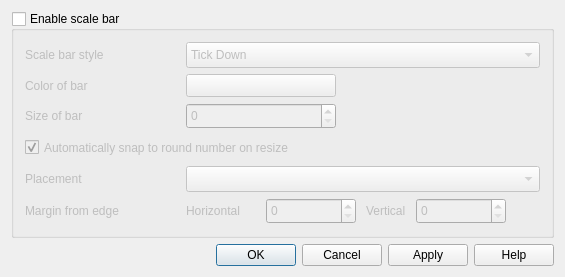
<?xml version="1.0" encoding="UTF-8"?>
<ui version="4.0">
 <class>DecorationScaleBarDialog</class>
 <widget class="QDialog" name="DecorationScaleBarDialog">
  <property name="geometry">
   <rect>
    <x>0</x>
    <y>0</y>
    <width>565</width>
    <height>277</height>
   </rect>
  </property>
  <property name="windowTitle">
   <string>Scale Bar Decoration</string>
  </property>
  <property name="windowIcon">
   <iconset>
    <normaloff>../../../../.designer/backup</normaloff>../../../../.designer/backup</iconset>
  </property>
  <layout class="QGridLayout" name="gridLayout">
   <item row="9" column="0" colspan="3">
    <widget class="QDialogButtonBox" name="buttonBox">
     <property name="orientation">
      <enum>Qt::Horizontal</enum>
     </property>
     <property name="standardButtons">
      <set>QDialogButtonBox::Apply|QDialogButtonBox::Cancel|QDialogButtonBox::Help|QDialogButtonBox::Ok</set>
     </property>
    </widget>
   </item>
   <item row="2" column="0" colspan="3">
    <widget class="QGroupBox" name="grpEnable">
     <property name="sizePolicy">
      <sizepolicy hsizetype="Preferred" vsizetype="Minimum">
       <horstretch>0</horstretch>
       <verstretch>0</verstretch>
      </sizepolicy>
     </property>
     <property name="minimumSize">
      <size>
       <width>0</width>
       <height>220</height>
      </size>
     </property>
     <property name="title">
      <string>Enable scale bar</string>
     </property>
     <property name="checkable">
      <bool>true</bool>
     </property>
     <property name="checked">
      <bool>false</bool>
     </property>
     <layout class="QGridLayout" name="gridLayout_2">
      <item row="3" column="1">
       <layout class="QHBoxLayout" name="horizontalLayout">
        <item>
         <widget class="QgsColorButtonV2" name="pbnChangeColor">
          <property name="minimumSize">
           <size>
            <width>150</width>
            <height>0</height>
           </size>
          </property>
          <property name="maximumSize">
           <size>
            <width>120</width>
            <height>16777215</height>
           </size>
          </property>
          <property name="text">
           <string/>
          </property>
         </widget>
        </item>
        <item>
         <spacer name="horizontalSpacer_2">
          <property name="orientation">
           <enum>Qt::Horizontal</enum>
          </property>
          <property name="sizeHint" stdset="0">
           <size>
            <width>40</width>
            <height>20</height>
           </size>
          </property>
         </spacer>
        </item>
       </layout>
      </item>
      <item row="2" column="0">
       <widget class="QLabel" name="textLabel1">
        <property name="sizePolicy">
         <sizepolicy hsizetype="Preferred" vsizetype="Minimum">
          <horstretch>0</horstretch>
          <verstretch>0</verstretch>
         </sizepolicy>
        </property>
        <property name="text">
         <string>Scale bar style</string>
        </property>
        <property name="buddy">
         <cstring>cboStyle</cstring>
        </property>
       </widget>
      </item>
      <item row="4" column="0">
       <widget class="QLabel" name="textLabel1_3">
        <property name="sizePolicy">
         <sizepolicy hsizetype="Preferred" vsizetype="Minimum">
          <horstretch>0</horstretch>
          <verstretch>0</verstretch>
         </sizepolicy>
        </property>
        <property name="text">
         <string>Size of bar</string>
        </property>
        <property name="buddy">
         <cstring>spnSize</cstring>
        </property>
       </widget>
      </item>
      <item row="2" column="1">
       <widget class="QComboBox" name="cboStyle">
        <property name="sizePolicy">
         <sizepolicy hsizetype="Minimum" vsizetype="Minimum">
          <horstretch>0</horstretch>
          <verstretch>0</verstretch>
         </sizepolicy>
        </property>
        <property name="toolTip">
         <string>Select the style of the scale bar</string>
        </property>
        <item>
         <property name="text">
          <string>Tick Down</string>
         </property>
        </item>
        <item>
         <property name="text">
          <string>Tick Up</string>
         </property>
        </item>
        <item>
         <property name="text">
          <string>Box</string>
         </property>
        </item>
        <item>
         <property name="text">
          <string>Bar</string>
         </property>
        </item>
       </widget>
      </item>
      <item row="3" column="0">
       <widget class="QLabel" name="textLabel1_3_2">
        <property name="sizePolicy">
         <sizepolicy hsizetype="Preferred" vsizetype="Minimum">
          <horstretch>0</horstretch>
          <verstretch>0</verstretch>
         </sizepolicy>
        </property>
        <property name="text">
         <string>Color of bar</string>
        </property>
       </widget>
      </item>
      <item row="4" column="1">
       <layout class="QHBoxLayout" name="horizontalLayout_3">
        <item>
         <widget class="QgsSpinBox" name="spnSize">
          <property name="sizePolicy">
           <sizepolicy hsizetype="Minimum" vsizetype="Minimum">
            <horstretch>0</horstretch>
            <verstretch>0</verstretch>
           </sizepolicy>
          </property>
          <property name="minimumSize">
           <size>
            <width>150</width>
            <height>0</height>
           </size>
          </property>
         </widget>
        </item>
        <item>
         <spacer name="horizontalSpacer">
          <property name="orientation">
           <enum>Qt::Horizontal</enum>
          </property>
          <property name="sizeHint" stdset="0">
           <size>
            <width>40</width>
            <height>20</height>
           </size>
          </property>
         </spacer>
        </item>
       </layout>
      </item>
      <item row="7" column="1">
       <layout class="QHBoxLayout" name="hlytMargin" stretch="0,0,0,0,0">
        <property name="spacing">
         <number>10</number>
        </property>
        <property name="sizeConstraint">
         <enum>QLayout::SetDefaultConstraint</enum>
        </property>
        <item>
         <widget class="QLabel" name="lblHorizontal">
          <property name="sizePolicy">
           <sizepolicy hsizetype="Minimum" vsizetype="Minimum">
            <horstretch>0</horstretch>
            <verstretch>0</verstretch>
           </sizepolicy>
          </property>
          <property name="minimumSize">
           <size>
            <width>70</width>
            <height>0</height>
           </size>
          </property>
          <property name="maximumSize">
           <size>
            <width>60</width>
            <height>16777215</height>
           </size>
          </property>
          <property name="text">
           <string>Horizontal</string>
          </property>
          <property name="alignment">
           <set>Qt::AlignLeading|Qt::AlignLeft|Qt::AlignVCenter</set>
          </property>
         </widget>
        </item>
        <item>
         <widget class="QgsSpinBox" name="spnHorizontal">
          <property name="sizePolicy">
           <sizepolicy hsizetype="Minimum" vsizetype="Minimum">
            <horstretch>0</horstretch>
            <verstretch>0</verstretch>
           </sizepolicy>
          </property>
          <property name="minimumSize">
           <size>
            <width>90</width>
            <height>0</height>
           </size>
          </property>
          <property name="maximumSize">
           <size>
            <width>90</width>
            <height>16777215</height>
           </size>
          </property>
          <property name="minimum">
           <number>0</number>
          </property>
          <property name="maximum">
           <number>100</number>
          </property>
         </widget>
        </item>
        <item>
         <widget class="QLabel" name="lblVertical">
          <property name="minimumSize">
           <size>
            <width>0</width>
            <height>0</height>
           </size>
          </property>
          <property name="maximumSize">
           <size>
            <width>60</width>
            <height>16777215</height>
           </size>
          </property>
          <property name="text">
           <string>Vertical</string>
          </property>
         </widget>
        </item>
        <item>
         <widget class="QgsSpinBox" name="spnVertical">
          <property name="sizePolicy">
           <sizepolicy hsizetype="Minimum" vsizetype="Minimum">
            <horstretch>0</horstretch>
            <verstretch>0</verstretch>
           </sizepolicy>
          </property>
          <property name="minimumSize">
           <size>
            <width>90</width>
            <height>0</height>
           </size>
          </property>
          <property name="maximumSize">
           <size>
            <width>90</width>
            <height>16777215</height>
           </size>
          </property>
          <property name="maximum">
           <number>100</number>
          </property>
         </widget>
        </item>
        <item>
         <widget class="QgsUnitSelectionWidget" name="wgtUnitSelection" native="true">
          <property name="focusPolicy">
           <enum>Qt::StrongFocus</enum>
          </property>
         </widget>
        </item>
       </layout>
      </item>
      <item row="6" column="1">
       <widget class="QComboBox" name="cboPlacement">
        <property name="sizePolicy">
         <sizepolicy hsizetype="Minimum" vsizetype="Minimum">
          <horstretch>0</horstretch>
          <verstretch>0</verstretch>
         </sizepolicy>
        </property>
       </widget>
      </item>
      <item row="7" column="0">
       <widget class="QLabel" name="lblMargin">
        <property name="minimumSize">
         <size>
          <width>155</width>
          <height>0</height>
         </size>
        </property>
        <property name="text">
         <string>Margin from edge</string>
        </property>
       </widget>
      </item>
      <item row="6" column="0">
       <widget class="QLabel" name="lblLocation">
        <property name="sizePolicy">
         <sizepolicy hsizetype="Preferred" vsizetype="Minimum">
          <horstretch>0</horstretch>
          <verstretch>0</verstretch>
         </sizepolicy>
        </property>
        <property name="text">
         <string>Placement</string>
        </property>
        <property name="buddy">
         <cstring>cboPlacement</cstring>
        </property>
       </widget>
      </item>
      <item row="5" column="0" colspan="2">
       <widget class="QCheckBox" name="chkSnapping">
        <property name="sizePolicy">
         <sizepolicy hsizetype="Minimum" vsizetype="Minimum">
          <horstretch>0</horstretch>
          <verstretch>0</verstretch>
         </sizepolicy>
        </property>
        <property name="text">
         <string>Automatically snap to round number on resize</string>
        </property>
        <property name="checked">
         <bool>true</bool>
        </property>
       </widget>
      </item>
     </layout>
    </widget>
   </item>
  </layout>
 </widget>
 <layoutdefault spacing="6" margin="11"/>
 <customwidgets>
  <customwidget>
   <class>QgsColorButtonV2</class>
   <extends>QToolButton</extends>
   <header>qgscolorbuttonv2.h</header>
   <container>1</container>
  </customwidget>
  <customwidget>
   <class>QgsSpinBox</class>
   <extends>QSpinBox</extends>
   <header>qgsspinbox.h</header>
  </customwidget>
  <customwidget>
   <class>QgsUnitSelectionWidget</class>
   <extends>QWidget</extends>
   <header>qgsunitselectionwidget.h</header>
   <container>1</container>
  </customwidget>
 </customwidgets>
 <tabstops>
  <tabstop>grpEnable</tabstop>
  <tabstop>cboStyle</tabstop>
  <tabstop>pbnChangeColor</tabstop>
  <tabstop>spnSize</tabstop>
  <tabstop>chkSnapping</tabstop>
  <tabstop>cboPlacement</tabstop>
  <tabstop>spnHorizontal</tabstop>
  <tabstop>spnVertical</tabstop>
  <tabstop>wgtUnitSelection</tabstop>
  <tabstop>buttonBox</tabstop>
 </tabstops>
 <resources/>
 <connections/>
</ui>
